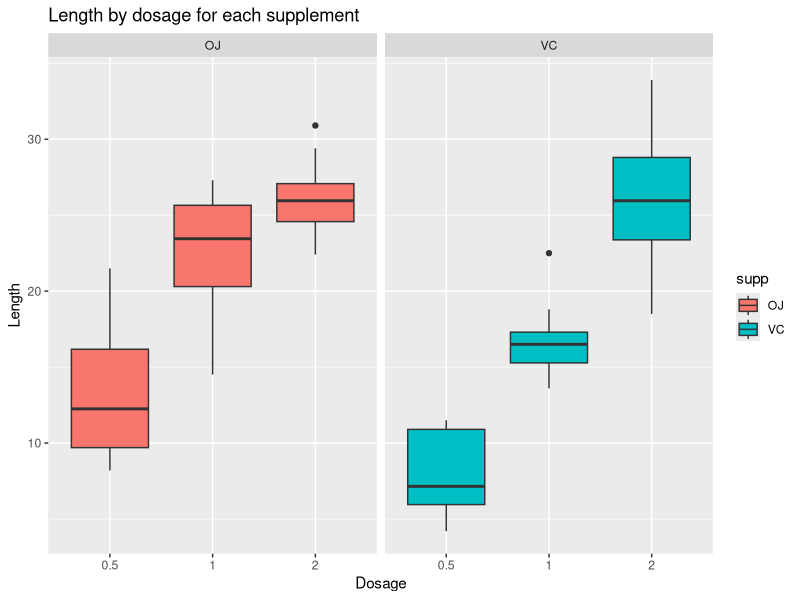

The R source for this figure:
## ---- chunk 1
knitr::opts_chunk$set(echo = TRUE)
## ---- chunk 2
library(ggplot2)
library(datasets)
## ---- chunk 3
data(ToothGrowth)
str(ToothGrowth)
summary(ToothGrowth)
unique(ToothGrowth$supp)
unique(ToothGrowth$dose)
tapply(ToothGrowth$len, ToothGrowth$supp, mean)
tapply(ToothGrowth$len, ToothGrowth$dose, mean)
## ---- chunk 4
t.test(len ~ supp, data = ToothGrowth)$conf.int
t.test(len ~ supp, data = ToothGrowth)$p.value
## ---- chunk 5
t.test(len ~ supp, data = subset(ToothGrowth, dose == 0.5))$conf.int
t.test(len ~ supp, data = subset(ToothGrowth, dose == 0.5))$p.value
## ---- chunk 6
t.test(len ~ supp, data = subset(ToothGrowth, dose == 1))$conf.int
t.test(len ~ supp, data = subset(ToothGrowth, dose == 1))$p.value
## ---- chunk 7
t.test(len ~ supp, data = subset(ToothGrowth, dose == 2))$conf.int
t.test(len ~ supp, data = subset(ToothGrowth, dose == 2))$p.value
## ---- chunk 8
p3 <- ggplot(ToothGrowth, aes(x = factor(dose), y = len))
p3 <- p3 + facet_grid(.~supp) + geom_boxplot(aes(fill = supp)) + labs(title = "Length by dosage for each supplement", x = "Dosage", y = "Length")
p3
